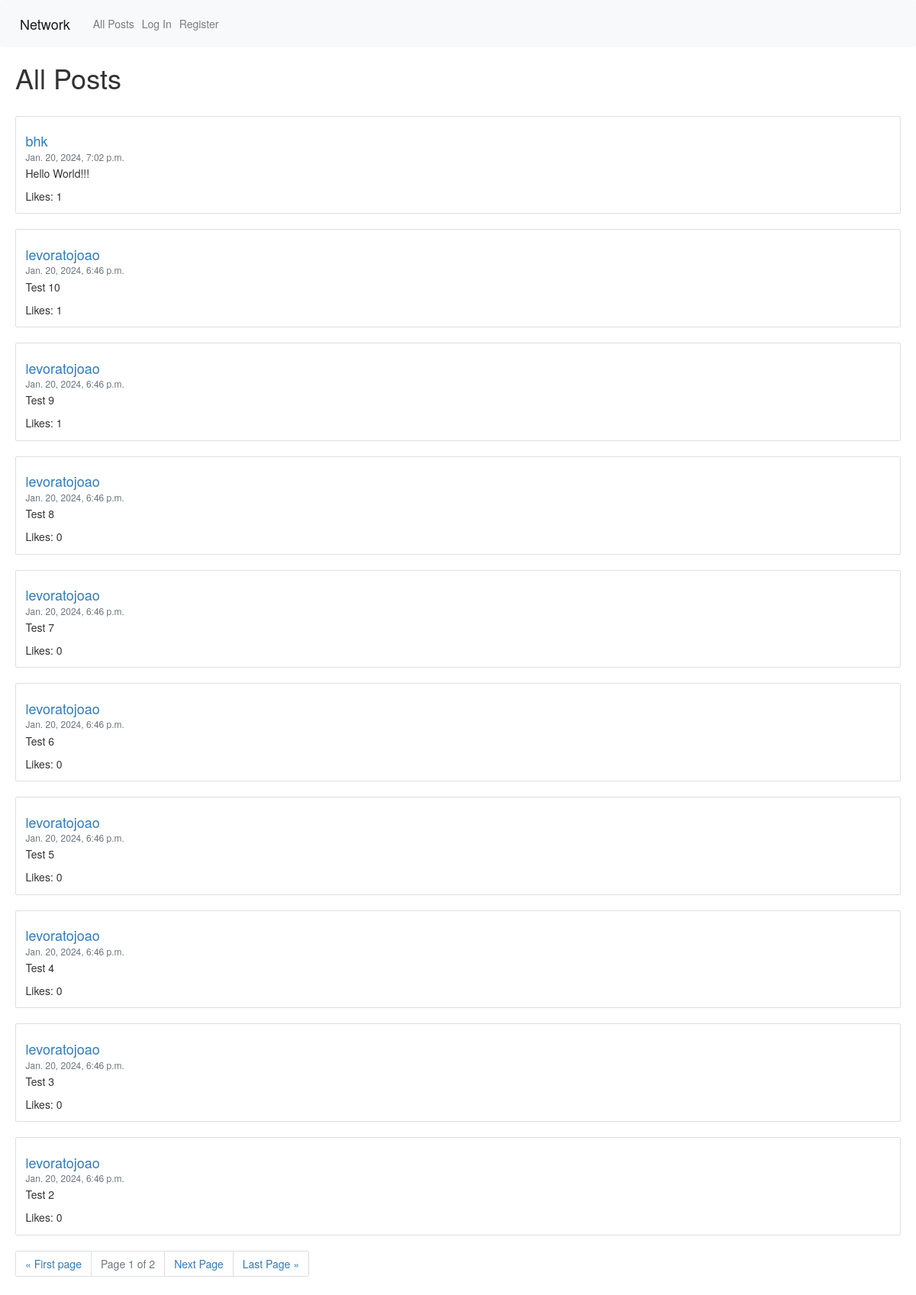
The page / on the database its author committed.
### network/models.py (models this page shows, shortened)
class Posts(models.Model):
    poster = models.ForeignKey(User, on_delete=models.CASCADE, blank=True, related_name="poster")
    content = models.TextField(max_length=500)
    creationDate = models.DateTimeField(auto_now_add=True, null=True, blank=True)
    likes = models.ManyToManyField(User, blank=True, null=True, related_name="likes")

class User(AbstractUser):
    pass

### network/views.py (the view)
# urls.py: path("", views.index, name="index"),
def index(request):
    posts = Posts.objects.order_by("-creationDate").all()
    paginator = Paginator(posts, 10)
    page_number = request.GET.get("page", 1)
    page_obj = paginator.get_page(page_number)
    return render(request, "network/index.html", {
        "posts": page_obj
    })

### network/templates/network/index.html (shortened to what this page needs)
{% extends 'network/layout.html' %}
{% load static %}
{% block body %}
    <h1 style="margin-left: 20px;">All Posts</h1>
    <div id="posts" style="margin-left: 20px; margin-right: 20px;">
        {% for post in posts %}
            <br>
            <div class="card">
                <div class="card-body">
                    <a id="profile" href="{% url 'profile' post.poster.username %}" class="card-link"><h4 class="card-title">{{ post.poster }}</h4></a>
                    <h6 class="card-subtitle mb-2 text-muted">{{ post.creationDate }}</h6>
                    <p class="card-text" id="post_{{ post.id }}_content">{{ post.content }}</p>
                    <a class="card-text" id="post_{{ post.id }}_likes">Likes: {{ post.likes.count }}</a>
                </div>
            </div>
        {% endfor %}
    </div>
    <div id="pag-div" style="margin-left: 20px;">
        <nav aria-label="Page navigation example">
            <ul class="pagination justify-content-end">
                <li class="page-item"><a class="page-link" href="?page=1">&laquo; First page</a></li>
                <li class="page-item disabled"><a class="page-link">Page {{ posts.number }} of {{ posts.paginator.num_pages }}</a></li>
                {% if posts.has_next %}
                    <li class="page-item"><a class="page-link" href="?page={{ posts.next_page_number }}">Next Page</a></li>
                {% endif %}
                <li class="page-item"><a class="page-link" href="?page={{ posts.paginator.num_pages }}">Last Page &raquo;</a></li>
            </ul>
        </nav>
    </div>
{% endblock %}

### network/static/network/styles.css (style rules this page uses)
#posts { margin-left: 20px; margin-right: 20px; }
#pag-div { margin-left: 20px; }

### rows shown on the page
Posts: poster "bhk", creationDate "Jan. 20, 2024, 7:02 p.m.", content "Hello World!!!", likes.count "1"
Posts: poster "levoratojoao", creationDate "Jan. 20, 2024, 6:46 p.m.", content "Test 10", likes.count "1"
Posts: poster "levoratojoao", creationDate "Jan. 20, 2024, 6:46 p.m.", content "Test 9", likes.count "1"
Posts: poster "levoratojoao", creationDate "Jan. 20, 2024, 6:46 p.m.", content "Test 8", likes.count "0"
Posts: poster "levoratojoao", creationDate "Jan. 20, 2024, 6:46 p.m.", content "Test 7", likes.count "0"
Posts: poster "levoratojoao", creationDate "Jan. 20, 2024, 6:46 p.m.", content "Test 6", likes.count "0"
Posts: poster "levoratojoao", creationDate "Jan. 20, 2024, 6:46 p.m.", content "Test 5", likes.count "0"
Posts: poster "levoratojoao", creationDate "Jan. 20, 2024, 6:46 p.m.", content "Test 4", likes.count "0"
Posts: poster "levoratojoao", creationDate "Jan. 20, 2024, 6:46 p.m.", content "Test 3", likes.count "0"
Posts: poster "levoratojoao", creationDate "Jan. 20, 2024, 6:46 p.m.", content "Test 2", likes.count "0"

### other values the page prints
{{ posts.number }} "1"
{{ posts.paginator.num_pages }} "2"
